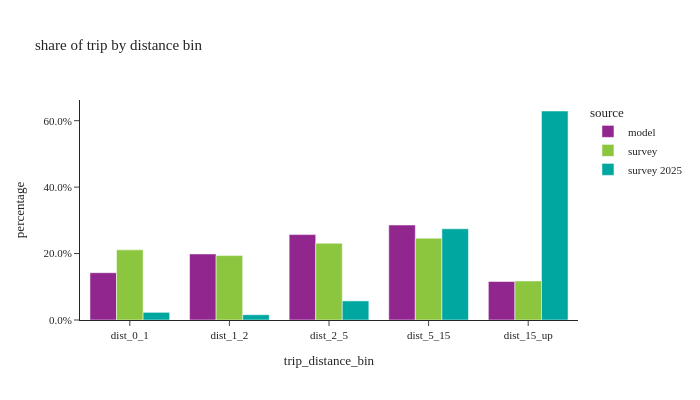

Source (notebook cell):
### Code cell
util.plot_share_barchart(trip_data, 'trip_weight', 'trip_distance_bin', title="share of trip by distance bin")

### Figure 1 — Plotly figure (JSON) as saved in the notebook; plotly's stock layout.template omitted (floating-point values rounded to 4 significant figures)
{"data": [{"alignmentgroup": "True", "customdata": [[1963768], [2742838], [3547069], [3945401], [1598884]], "hovertemplate": "source=model<br>trip_distance_bin=%{x}<br>percentage=%{y}<br>sample_size=%{customdata[0]}<extra></extra>", "legendgroup": "model", "marker": {"color": "#91268F", "pattern": {"shape": ""}}, "name": "model", "offsetgroup": "model", "orientation": "v", "showlegend": true, "textposition": "auto", "type": "bar", "x": ["dist_0_1", "dist_1_2", "dist_2_5", "dist_5_15", "dist_15_up"], "xaxis": "x", "y": [0.1423, 0.1988, 0.2571, 0.2859, 0.1159], "yaxis": "y"}, {"alignmentgroup": "True", "customdata": [[11518], [6980], [9080], [7853], [3289]], "hovertemplate": "source=survey<br>trip_distance_bin=%{x}<br>percentage=%{y}<br>sample_size=%{customdata[0]}<extra></extra>", "legendgroup": "survey", "marker": {"color": "#8CC63E", "pattern": {"shape": ""}}, "name": "survey", "offsetgroup": "survey", "orientation": "v", "showlegend": true, "textposition": "auto", "type": "bar", "x": ["dist_0_1", "dist_1_2", "dist_2_5", "dist_5_15", "dist_15_up"], "xaxis": "x", "y": [0.2111, 0.1939, 0.2311, 0.2463, 0.1175], "yaxis": "y"}, {"alignmentgroup": "True", "customdata": [[67], [44], [186], [918], [1692]], "hovertemplate": "source=survey 2025<br>trip_distance_bin=%{x}<br>percentage=%{y}<br>sample_size=%{customdata[0]}<extra></extra>", "legendgroup": "survey 2025", "marker": {"color": "#00A7A0", "pattern": {"shape": ""}}, "name": "survey 2025", "offsetgroup": "survey 2025", "orientation": "v", "showlegend": true, "textposition": "auto", "type": "bar", "x": ["dist_0_1", "dist_1_2", "dist_2_5", "dist_5_15", "dist_15_up"], "xaxis": "x", "y": [0.02303, 0.01588, 0.05748, 0.2745, 0.6291], "yaxis": "y"}], "layout": {"barmode": "group", "height": 400, "legend": {"title": {"text": "source"}, "tracegroupgap": 0}, "title": {"text": "share of trip by distance bin"}, "width": 700, "xaxis": {"anchor": "y", "domain": [0.0, 1.0], "title": {"text": "trip_distance_bin"}}, "yaxis": {"anchor": "x", "domain": [0.0, 1.0], "tickformat": ".1%", "title": {"text": "percentage"}}}}
